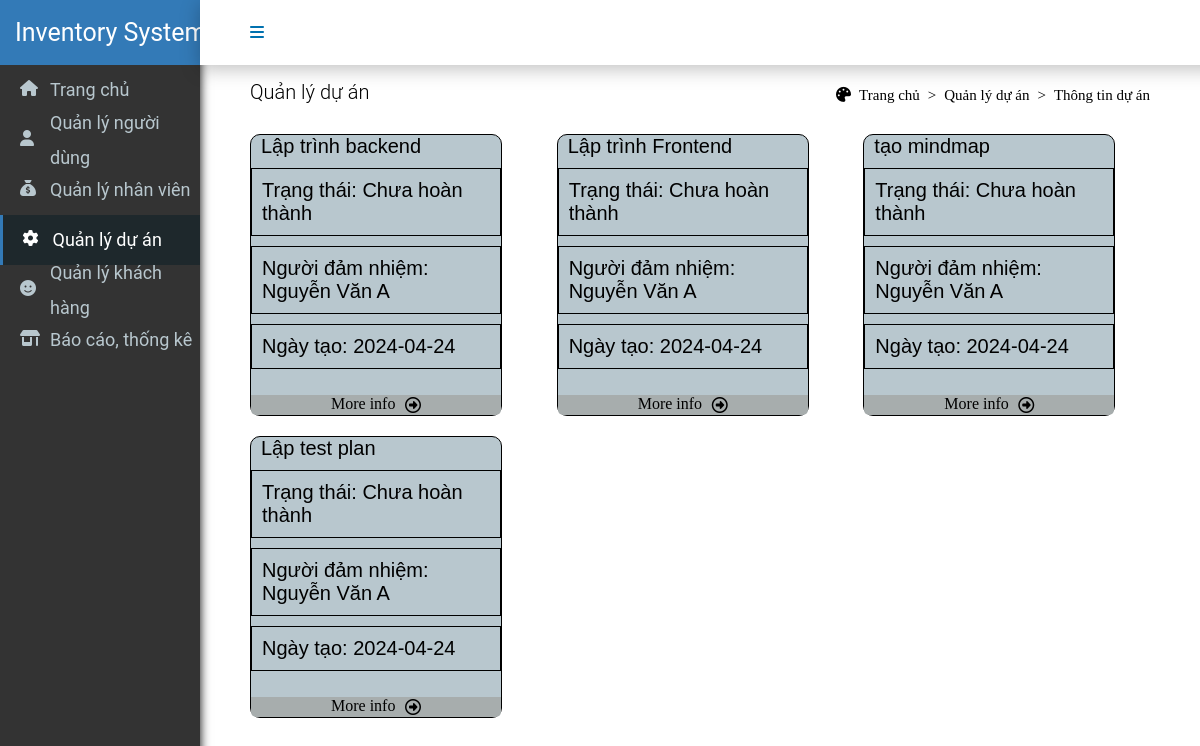
Page /application/create/infor_project.php?id=4 on the committed database.
### tables this page shows
CREATE TABLE `task` (
  `Task_ID` int(11) NOT NULL,
  `User_ID` int(11) NOT NULL,
  `Project_ID` int(11) NOT NULL,
  `Task_name` varchar(50) NOT NULL,
  `Task_status` varchar(50) NOT NULL,
  `Task_time_create` date NOT NULL
);

CREATE TABLE `project` (
  `Project_ID` int(11) NOT NULL,
  `PT_ID` int(11) NOT NULL,
  `Project_name` varchar(100) NOT NULL,
  `Project_status` varchar(50) NOT NULL,
  `Customer_ID` int(11) NOT NULL,
  `Project_time_start` date NOT NULL,
  `Project_manager` varchar(50) NOT NULL,
  `Project_gudget` varchar(50) NOT NULL
);

### process/connect.php (called while the page is built, shortened)
<?php
abstract class connection {
    protected $DB_TYPE;
    protected $DB_HOST;
    protected $DB_NAME;
    protected $USER;
    protected $PW;
    protected $connection;
    public function __construct() {
        $this->DB_TYPE = 'mysql';
        $this->DB_HOST = 'localhost';
        $this->DB_NAME = 'kltn';
        $this->USER = 'root';
        $this->PW = '';
        $this->connection = $this->conn();
    }
    public function conn() {
        try {
            $conn = new PDO("$this->DB_TYPE:host=$this->DB_HOST;dbname=$this->DB_NAME", $this->USER, $this->PW);
            $conn->setAttribute(PDO::ATTR_DEFAULT_FETCH_MODE, PDO::FETCH_ASSOC);
            return $conn;
        } catch (Exception $e) {
            die("Connection failed: " . $e->getMessage());
        }
    }
    public function prepareSQL($sql) {
        return $this->connection->prepare($sql);
}
}
class Query extends connection {
    public function infProject($data) {
        $sql = "SELECT * FROM task
        INNER JOIN user ON user.User_ID = task.User_ID
        INNER JOIN project ON project.Project_ID = task.Project_ID
        WHERE task.Project_ID = '$data'
        ORDER BY Project_time_start DESC";
        $stmt = $this->prepareSQL($sql);
        $stmt->execute();
        return $stmt->fetchAll();
    }
}

### application/create/infor_project.php (the view, shortened to what this page needs)
<?php
require_once '../../process/connect.php';
$id = $_GET['id'];
$getinf = new Query();
$infProjects = $getinf->infProject($id);
?>
<!DOCTYPE html>
<html lang="en">
<head>
    <link rel="stylesheet" href="../../css/index.css">
    <link rel="stylesheet" href="../../css/project.css">
    <link rel="stylesheet" href="../../css/change_project.css">
    <link rel="stylesheet" href="https://cdnjs.cloudflare.com/ajax/libs/font-awesome/6.4.0/css/all.min.css">
</head>
<body>
    <div class="navbar">
        <div class="navbar-box">
            <i class="fa-solid fa-bars active" style="color: #0071AF;"></i>
        </div>
    </div>
    <div class="sidebar">
        <h1>Inventory System</h1>
        <div class="sidebar-box">
            <i class="fa-solid fa-house" style="color: #b8c7ce;"></i>
            <h2><a href="../index.php">Trang chủ</a></h2>
        </div>
        <div class="sidebar-box">
            <i class="fa-solid fa-user" style="color: var(--white, #b8c7ce);"></i>
            <h2>Quản lý người dùng</h2>
        </div>
        <div class="sidebar-box">
            <i class="fa-solid fa-sack-dollar" style="color: var(--white, #b8c7ce);"></i>
            <h2><a href="staff.php">Quản lý nhân viên</a></h2>
        </div>
        <div class="sidebar-box-active">
            <i class="fa-solid fa-gear" style="color: var(--white, white);"></i>
            <h2><a href="../project.php">Quản lý dự án</a></h2>
        </div>
        <div class="sidebar-box">
            <i class="fa-solid fa-face-smile" style="color: var(--white, #b8c7ce);"></i>
            <h2>Quản lý khách hàng</h2>
        </div>
        <div class="sidebar-box">
            <i class="fa-solid fa-shop" style="color: var(--white, #b8c7ce);"></i>
            <h2><a href="brand.php">Báo cáo, thống kê</a></h2>
        </div>
    </div>
    <div class="content">
        <div class="content-title">
            <p>Quản lý dự án</p>
            <ul>
                <i class="fa-solid fa-palette"></i>
                <li class="home"><a href="index.php">Trang chủ</a></li>
                <li> > </li>
                <li>Quản lý dự án</li>
                <li> > </li>
                <li>Thông tin dự án</li>
            </ul>
        </div>
        <div class="dashboard">
        <?php
            foreach ($infProjects as $infProject): ?>
            <div class="dashboard-box-infor">
                <span><?php echo $infProject["Task_name"] ?></span>
                <p>Trạng thái: <?php echo $infProject["Project_status"] ?></p>
                <p>Người đảm nhiệm: <?php echo $infProject["Project_manager"] ?></p>
                <p>Ngày tạo: <?php echo $infProject["Project_time_start"] ?></p>
                <a href="project.php">More info</a>
                <i class="fa-regular fa-circle-right"></i>
            </div>
            <?php endforeach; ?>
        </div>
    </div>
</body>
</html>

### css/index.css (style rules this page uses)
* { margin: 0; }
.sidebar { position: fixed; width: 200px; height: 100%; background: #333; height: 860px; overflow: hidden; flex-direction: column; top: 0; display: flex; flex-direction: column; align-items: center; box-shadow: 0 0 10px 0; }
.sidebar h1 { color: var(--white, #FFF); font-family: Roboto; font-size: 25px; padding-left: 30px; font-style: normal; font-weight: 400; line-height: 35.5px; display: flex; align-items: center; background-color: #337ab7; width: 100%; height: 65px; }
.sidebar-box-active { position: relative; }
.sidebar-box-active .fa-solid { position: absolute; left: 25px; top: 15px; }
.sidebar-box-active a:link { color: white; }
.sidebar-box { position: relative; }
.sidebar-box .fa-solid { position: absolute; left: 20px; top: 15px; }
.sidebar-box h2 { color: var(--white, #b8c7ce); font-family: Roboto; font-size: 18px; padding-left: 50px; font-style: normal; font-weight: 400; line-height: 35.5px; display: flex; align-items: center; width: 150px; height: 50px; }
.sidebar-box a:link { color: var(--white, #b8c7ce); font-family: Roboto; font-size: 18px; font-style: normal; font-weight: 400; line-height: 35.5px; display: flex; align-items: center; width: 150px; height: 50px; }
.sidebar-box-active .fa-solid { color: var(--white, white); }
.sidebar-box-active h2 { color: var(--white, #FFF); font-family: Roboto; font-size: 18px; padding-left: 50px; font-style: normal; font-weight: 400; line-height: 35.5px; display: flex; align-items: center; width: 150px; height: 50px; background-color: #1e282c; border-left: 5px solid #337ab7; }
.navbar { position: fixed; display: flex; width: 100%; height: 65px; justify-content: space-between; align-items: center; top: 0; left: 200px; background: #FFF; box-shadow: 0px 4px 18px 0px rgba(0, 0, 0, 0.25); box-sizing: border-box; z-index: 5; }
.navbar .navbar-box { display: flex; }
.navbar .navbar-box .fa-bars { margin-left: 50px; margin-right: 950px; }
.content { position: relative; top: 80px; margin-left: 250px; margin-right: 50px; }
.content-title { display: flex; align-items: end; }
.content-title p { font-family: Roboto; font-size: 20px; font-style: normal; font-weight: 300; display: flex; align-items: center; }
.content-title ul { position: absolute; right: 0px; list-style: none; display: flex; gap: 8px; font-size: 15px; }
.dashboard { margin-top: 30px; display: flex; display: grid; grid-template-columns: repeat(auto-fit,minmax(250px, 1fr)) ; gap: 20px; }
a:link { text-decoration: none; }
.home a:link { color: black }

### css/project.css (style rules this page uses)
.dashboard-box-infor { position: relative; width: 250px; height:280px; background-color: #b8c7ce; border-radius: 10px; border: 1px solid var(--d-9-d-9-d-9, black); }
.dashboard-box-infor span { font-size: 20px; font-family: 'Trebuchet MS', 'Lucida Sans Unicode', 'Lucida Grande', 'Lucida Sans', Arial, sans-serif; padding: 10px; margin-top: 20px; }
.dashboard-box-infor p { font-size: 20px; font-family: 'Trebuchet MS', 'Lucida Sans Unicode', 'Lucida Grande', 'Lucida Sans', Arial, sans-serif; padding: 10px; margin-top: 10px; border: 1px solid var(--d-9-d-9-d-9, black); }
.dashboard-box-infor a { position: absolute; color: black; bottom: 0; height: 20px; width: 170px; padding-left: 80px; background-color: rgb(167, 173, 173); border-bottom-left-radius: 5px; border-bottom-right-radius: 5px; }
.dashboard-box-infor .fa-regular { position: absolute; bottom: 2px; right: 80px; }

### rows in the picture
task: Task_name "Lập trình backend", Project_ID.Project_status "Chưa hoàn thành", Project_ID.Project_manager "Nguyễn Văn A", Project_ID.Project_time_start "2024-04-24"
task: Task_name "Lập trình Frontend", Project_ID.Project_status "Chưa hoàn thành", Project_ID.Project_manager "Nguyễn Văn A", Project_ID.Project_time_start "2024-04-24"
task: Task_name "tạo mindmap", Project_ID.Project_status "Chưa hoàn thành", Project_ID.Project_manager "Nguyễn Văn A", Project_ID.Project_time_start "2024-04-24"
task: Task_name "Lập test plan", Project_ID.Project_status "Chưa hoàn thành", Project_ID.Project_manager "Nguyễn Văn A", Project_ID.Project_time_start "2024-04-24"
